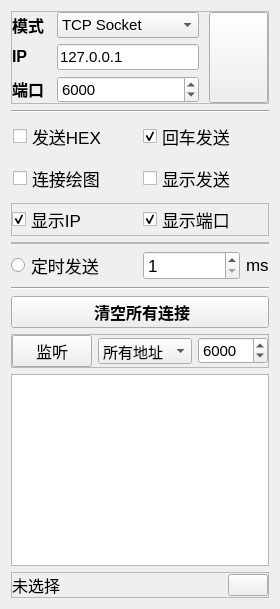
    <widget class="QWidget" name="widget" native="true">
     <layout class="QVBoxLayout" name="verticalLayout_2">
      <item>
       <widget class="QFrame" name="frame_10">
        <property name="frameShape">
         <enum>QFrame::StyledPanel</enum>
        </property>
        <property name="frameShadow">
         <enum>QFrame::Raised</enum>
        </property>
        <layout class="QGridLayout" name="gridLayout_4">
         <property name="leftMargin">
          <number>0</number>
         </property>
         <property name="topMargin">
          <number>0</number>
         </property>
         <property name="rightMargin">
          <number>0</number>
         </property>
         <property name="bottomMargin">
          <number>0</number>
         </property>
         <property name="horizontalSpacing">
          <number>5</number>
         </property>
         <item row="0" column="1">
          <spacer name="horizontalSpacer_16">
           <property name="orientation">
            <enum>Qt::Horizontal</enum>
           </property>
           <property name="sizeHint" stdset="0">
            <size>
             <width>8</width>
             <height>20</height>
            </size>
           </property>
          </spacer>
         </item>
         <item row="0" column="3">
          <spacer name="horizontalSpacer_4">
           <property name="orientation">
            <enum>Qt::Horizontal</enum>
           </property>
           <property name="sizeType">
            <enum>QSizePolicy::Fixed</enum>
           </property>
           <property name="sizeHint" stdset="0">
            <size>
             <width>5</width>
             <height>20</height>
            </size>
           </property>
          </spacer>
         </item>
         <item row="1" column="0">
          <widget class="QLabel" name="bpsLabel_4">
           <property name="sizePolicy">
            <sizepolicy hsizetype="Expanding" vsizetype="Fixed">
             <horstretch>0</horstretch>
             <verstretch>0</verstretch>
            </sizepolicy>
           </property>
           <property name="font">
            <font>
             <pointsize>12</pointsize>
             <italic>false</italic>
             <bold>true</bold>
             <underline>false</underline>
             <strikeout>false</strikeout>
            </font>
           </property>
           <property name="text">
            <string>IP</string>
           </property>
           <property name="buddy">
            <cstring>bpscomboBox</cstring>
           </property>
          </widget>
         </item>
         <item row="0" column="0">
          <widget class="QLabel" name="bpsLabel_3">
           <property name="sizePolicy">
            <sizepolicy hsizetype="Expanding" vsizetype="Fixed">
             <horstretch>0</horstretch>
             <verstretch>0</verstretch>
            </sizepolicy>
           </property>
           <property name="font">
            <font>
             <pointsize>12</pointsize>
             <italic>false</italic>
             <bold>true</bold>
             <underline>false</underline>
             <strikeout>false</strikeout>
            </font>
           </property>
           <property name="text">
            <string>模式</string>
           </property>
           <property name="buddy">
            <cstring>bpscomboBox</cstring>
           </property>
          </widget>
         </item>
         <item row="2" column="0">
          <widget class="QLabel" name="byteSizeLabel_2">
           <property name="sizePolicy">
            <sizepolicy hsizetype="Expanding" vsizetype="Fixed">
             <horstretch>0</horstretch>
             <verstretch>0</verstretch>
            </sizepolicy>
           </property>
           <property name="font">
            <font>
             <pointsize>12</pointsize>
             <italic>false</italic>
             <bold>true</bold>
             <underline>false</underline>
             <strikeout>false</strikeout>
            </font>
           </property>
           <property name="text">
            <string>端口</string>
           </property>
           <property name="buddy">
            <cstring>byteSizeComboBox</cstring>
           </property>
          </widget>
         </item>
         <item row="0" column="4" rowspan="3">
          <widget class="QPushButton" name="connectButton">
           <property name="sizePolicy">
            <sizepolicy hsizetype="Fixed" vsizetype="Preferred">
             <horstretch>10</horstretch>
             <verstretch>0</verstretch>
            </sizepolicy>
           </property>
           <property name="minimumSize">
            <size>
             <width>0</width>
             <height>27</height>
            </size>
           </property>
           <property name="font">
            <font>
             <pointsize>14</pointsize>
             <italic>false</italic>
             <bold>true</bold>
             <underline>false</underline>
             <strikeout>false</strikeout>
            </font>
           </property>
           <property name="toolTip">
            <string>默认连接CH340</string>
           </property>
           <property name="text">
            <string/>
           </property>
           <property name="icon">
            <iconset resource="icoPack.qrc">
             <normaloff>:/Mainico/ico/连接.ico</normaloff>:/Mainico/ico/连接.ico</iconset>
           </property>
           <property name="iconSize">
            <size>
             <width>30</width>
             <height>30</height>
            </size>
           </property>
           <property name="checkable">
            <bool>false</bool>
           </property>
           <property name="flat">
            <bool>false</bool>
           </property>
          </widget>
         </item>
         <item row="0" column="2">
          <widget class="QComboBox" name="modeComboBox">
           <property name="font">
            <font>
             <pointsize>11</pointsize>
             <italic>false</italic>
             <bold>false</bold>
             <underline>false</underline>
             <strikeout>false</strikeout>
            </font>
           </property>
           <item>
            <property name="text">
             <string>TCP Socket</string>
            </property>
           </item>
           <item>
            <property name="text">
             <string>UDP Socket</string>
            </property>
           </item>
          </widget>
         </item>
         <item row="1" column="2">
          <widget class="QLineEdit" name="IPEdit">
           <property name="font">
            <font>
             <pointsize>11</pointsize>
             <italic>false</italic>
             <bold>false</bold>
             <underline>false</underline>
             <strikeout>false</strikeout>
            </font>
           </property>
           <property name="text">
            <string>127.0.0.1</string>
           </property>
          </widget>
         </item>
         <item row="2" column="2">
          <widget class="QSpinBox" name="PortEdit">
           <property name="font">
            <font>
             <pointsize>11</pointsize>
             <italic>false</italic>
             <bold>false</bold>
             <underline>false</underline>
             <strikeout>false</strikeout>
            </font>
           </property>
           <property name="maximum">
            <number>65535</number>
           </property>
           <property name="value">
            <number>6000</number>
           </property>
          </widget>
         </item>
        </layout>
       </widget>
      </item>
      <item>
       <widget class="Line" name="line">
        <property name="orientation">
         <enum>Qt::Horizontal</enum>
        </property>
       </widget>
      </item>
      <item>
       <widget class="QFrame" name="frame_9">
        <property name="sizePolicy">
         <sizepolicy hsizetype="Preferred" vsizetype="Fixed">
          <horstretch>0</horstretch>
          <verstretch>0</verstretch>
         </sizepolicy>
        </property>
        <property name="minimumSize">
         <size>
          <width>0</width>
          <height>0</height>
         </size>
        </property>
        <layout class="QHBoxLayout" name="horizontalLayout_29">
         <property name="leftMargin">
          <number>2</number>
         </property>
         <property name="topMargin">
          <number>2</number>
         </property>
         <property name="rightMargin">
          <number>2</number>
         </property>
         <property name="bottomMargin">
          <number>3</number>
         </property>
         <item>
          <widget class="QCheckBox" name="sendHexCheckBox">
           <property name="sizePolicy">
            <sizepolicy hsizetype="Minimum" vsizetype="Fixed">
             <horstretch>0</horstretch>
             <verstretch>0</verstretch>
            </sizepolicy>
           </property>
           <property name="minimumSize">
            <size>
             <width>0</width>
             <height>0</height>
            </size>
           </property>
           <property name="font">
            <font>
             <pointsize>13</pointsize>
             <italic>false</italic>
             <bold>false</bold>
             <underline>false</underline>
             <strikeout>false</strikeout>
            </font>
           </property>
           <property name="toolTip">
            <string>发送十六进制数据</string>
           </property>
           <property name="text">
            <string>发送HEX</string>
           </property>
           <property name="icon">
            <iconset resource="icoPack.qrc">
             <normaloff>:/Mainico/ico/20200510-234010.ico</normaloff>:/Mainico/ico/20200510-234010.ico</iconset>
           </property>
           <property name="iconSize">
            <size>
             <width>18</width>
             <height>18</height>
            </size>
           </property>
          </widget>
         </item>
         <item>
          <widget class="QCheckBox" name="enterSendCheckBox">
           <property name="sizePolicy">
            <sizepolicy hsizetype="Minimum" vsizetype="Fixed">
             <horstretch>0</horstretch>
             <verstretch>0</verstretch>
            </sizepolicy>
           </property>
           <property name="minimumSize">
            <size>
             <width>0</width>
             <height>0</height>
            </size>
           </property>
           <property name="font">
            <font>
             <pointsize>13</pointsize>
             <italic>false</italic>
             <bold>false</bold>
             <underline>false</underline>
             <strikeout>false</strikeout>
            </font>
           </property>
           <property name="toolTip">
            <string>仅对单条发送有效</string>
           </property>
           <property name="text">
            <string>回车发送</string>
           </property>
           <property name="icon">
            <iconset resource="icoPack.qrc">
             <normaloff>:/Mainico/ico/20200510-234445.ico</normaloff>:/Mainico/ico/20200510-234445.ico</iconset>
           </property>
           <property name="iconSize">
            <size>
             <width>18</width>
             <height>18</height>
            </size>
           </property>
           <property name="checked">
            <bool>true</bool>
           </property>
          </widget>
         </item>
        </layout>
       </widget>
      </item>
      <item>
       <layout class="QHBoxLayout" name="horizontalLayout_13">
        <property name="leftMargin">
         <number>2</number>
        </property>
        <property name="topMargin">
         <number>2</number>
        </property>
        <property name="rightMargin">
         <number>2</number>
        </property>
        <property name="bottomMargin">
         <number>3</number>
        </property>
        <item>
         <widget class="QCheckBox" name="connectRraw">
          <property name="font">
           <font>
            <pointsize>13</pointsize>
            <italic>false</italic>
            <bold>false</bold>
            <underline>false</underline>
            <strikeout>false</strikeout>
           </font>
          </property>
          <property name="text">
           <string>连接绘图</string>
          </property>
          <property name="icon">
           <iconset resource="icoPack.qrc">
            <normaloff>:/Mainico/ico/20200511-103831.ico</normaloff>:/Mainico/ico/20200511-103831.ico</iconset>
          </property>
          <property name="iconSize">
           <size>
            <width>18</width>
            <height>18</height>
           </size>
          </property>
          <property name="checked">
           <bool>false</bool>
          </property>
         </widget>
        </item>
        <item>
         <widget class="QCheckBox" name="showSendMsgBox">
          <property name="sizePolicy">
           <sizepolicy hsizetype="Minimum" vsizetype="Fixed">
            <horstretch>0</horstretch>
            <verstretch>0</verstretch>
           </sizepolicy>
          </property>
          <property name="minimumSize">
           <size>
            <width>0</width>
            <height>0</height>
           </size>
          </property>
          <property name="font">
           <font>
            <pointsize>13</pointsize>
            <italic>false</italic>
            <bold>false</bold>
            <underline>false</underline>
            <strikeout>false</strikeout>
           </font>
          </property>
          <property name="toolTip">
           <string>仅对单条发送有效</string>
          </property>
          <property name="text">
           <string>显示发送</string>
          </property>
          <property name="icon">
           <iconset resource="icoPack.qrc">
            <normaloff>:/Mainico/ico/上一层.ico</normaloff>:/Mainico/ico/上一层.ico</iconset>
          </property>
          <property name="iconSize">
           <size>
            <width>18</width>
            <height>18</height>
           </size>
          </property>
         </widget>
        </item>
       </layout>
      </item>
      <item>
       <widget class="QFrame" name="frame_15">
        <property name="frameShape">
         <enum>QFrame::StyledPanel</enum>
        </property>
        <property name="frameShadow">
         <enum>QFrame::Raised</enum>
        </property>
        <layout class="QHBoxLayout" name="horizontalLayout_40">
         <property name="leftMargin">
          <number>0</number>
         </property>
         <property name="topMargin">
          <number>0</number>
         </property>
         <property name="rightMargin">
          <number>0</number>
         </property>
         <property name="bottomMargin">
          <number>0</number>
         </property>
         <item>
          <widget class="QCheckBox" name="showIPBox">
           <property name="font">
            <font>
             <pointsize>13</pointsize>
             <italic>false</italic>
             <bold>false</bold>
             <underline>false</underline>
             <strikeout>false</strikeout>
            </font>
           </property>
           <property name="text">
            <string>显示IP</string>
           </property>
           <property name="icon">
            <iconset resource="icoPack.qrc">
             <normaloff>:/Mainico/ico/设备.ico</normaloff>:/Mainico/ico/设备.ico</iconset>
           </property>
           <property name="iconSize">
            <size>
             <width>18</width>
             <height>18</height>
            </size>
           </property>
           <property name="checked">
            <bool>true</bool>
           </property>
          </widget>
         </item>
         <item>
          <widget class="QCheckBox" name="showPortBox">
           <property name="font">
            <font>
             <pointsize>13</pointsize>
             <italic>false</italic>
             <bold>false</bold>
             <underline>false</underline>
             <strikeout>false</strikeout>
            </font>
           </property>
           <property name="text">
            <string>显示端口</string>
           </property>
           <property name="icon">
            <iconset resource="icoPack.qrc">
             <normaloff>:/Mainico/ico/端口 (1).ico</normaloff>:/Mainico/ico/端口 (1).ico</iconset>
           </property>
           <property name="iconSize">
            <size>
             <width>18</width>
             <height>18</height>
            </size>
           </property>
           <property name="checked">
            <bool>true</bool>
           </property>
          </widget>
         </item>
        </layout>
       </widget>
      </item>
      <item>
       <widget class="QFrame" name="frame_16">
        <property name="frameShape">
         <enum>QFrame::StyledPanel</enum>
        </property>
        <property name="frameShadow">
         <enum>QFrame::Raised</enum>
        </property>
        <layout class="QHBoxLayout" name="horizontalLayout_41">
         <property name="leftMargin">
          <number>0</number>
         </property>
         <property name="topMargin">
          <number>0</number>
         </property>
         <property name="rightMargin">
          <number>0</number>
         </property>
         <property name="bottomMargin">
          <number>0</number>
         </property>
        </layout>
       </widget>
      </item>
      <item>
       <layout class="QHBoxLayout" name="horizontalLayout_32">
        <item>
         <widget class="QRadioButton" name="sendTimeRadioButton">
          <property name="sizePolicy">
           <sizepolicy hsizetype="Minimum" vsizetype="Fixed">
            <horstretch>0</horstretch>
            <verstretch>0</verstretch>
           </sizepolicy>
          </property>
          <property name="font">
           <font>
            <pointsize>13</pointsize>
            <italic>false</italic>
            <bold>false</bold>
            <underline>false</underline>
            <strikeout>false</strikeout>
           </font>
          </property>
          <property name="text">
           <string>定时发送</string>
          </property>
          <property name="icon">
           <iconset resource="icoPack.qrc">
            <normaloff>:/MainWin/ico/20200510-230202.ico</normaloff>:/MainWin/ico/20200510-230202.ico</iconset>
          </property>
          <property name="iconSize">
           <size>
            <width>18</width>
            <height>18</height>
           </size>
          </property>
         </widget>
        </item>
        <item>
         <layout class="QHBoxLayout" name="horizontalLayout_33">
          <item>
           <widget class="QSpinBox" name="sendTimeSpinBox">
            <property name="sizePolicy">
             <sizepolicy hsizetype="Preferred" vsizetype="Fixed">
              <horstretch>2</horstretch>
              <verstretch>0</verstretch>
             </sizepolicy>
            </property>
            <property name="minimumSize">
             <size>
              <width>0</width>
              <height>0</height>
             </size>
            </property>
            <property name="font">
             <font>
              <pointsize>13</pointsize>
              <italic>false</italic>
              <bold>false</bold>
              <underline>false</underline>
              <strikeout>false</strikeout>
             </font>
            </property>
            <property name="toolTip">
             <string>最大20000ms</string>
            </property>
            <property name="minimum">
             <number>1</number>
            </property>
            <property name="maximum">
             <number>20000</number>
            </property>
           </widget>
          </item>
          <item>
           <widget class="QLabel" name="sendTimeLabel_2">
            <property name="sizePolicy">
             <sizepolicy hsizetype="Minimum" vsizetype="Fixed">
              <horstretch>0</horstretch>
              <verstretch>0</verstretch>
             </sizepolicy>
            </property>
            <property name="font">
             <font>
              <pointsize>13</pointsize>
              <italic>false</italic>
              <bold>false</bold>
              <underline>false</underline>
              <strikeout>false</strikeout>
             </font>
            </property>
            <property name="text">
             <string>ms</string>
            </property>
           </widget>
          </item>
         </layout>
        </item>
       </layout>
      </item>
      <item>
       <widget class="Line" name="line_2">
        <property name="orientation">
         <enum>Qt::Horizontal</enum>
        </property>
       </widget>
      </item>
      <item>
       <widget class="QPushButton" name="pushButton">
        <property name="font">
         <font>
          <pointsize>12</pointsize>
          <italic>false</italic>
          <bold>true</bold>
          <underline>false</underline>
          <strikeout>false</strikeout>
         </font>
        </property>
        <property name="text">
         <string> 清空所有连接</string>
        </property>
        <property name="icon">
         <iconset resource="icoPack.qrc">
          <normaloff>:/Mainico/ico/20200510-221413.ico</normaloff>:/Mainico/ico/20200510-221413.ico</iconset>
        </property>
       </widget>
      </item>
      <item>
       <widget class="QFrame" name="frame_11">
        <property name="frameShape">
         <enum>QFrame::StyledPanel</enum>
        </property>
        <property name="frameShadow">
         <enum>QFrame::Raised</enum>
        </property>
        <layout class="QHBoxLayout" name="horizontalLayout_10">
         <property name="leftMargin">
          <number>0</number>
         </property>
         <property name="topMargin">
          <number>0</number>
         </property>
         <property name="rightMargin">
          <number>0</number>
         </property>
         <property name="bottomMargin">
          <number>0</number>
         </property>
         <item>
          <widget class="QPushButton" name="listenButton">
           <property name="sizePolicy">
            <sizepolicy hsizetype="Fixed" vsizetype="Fixed">
             <horstretch>0</horstretch>
             <verstretch>0</verstretch>
            </sizepolicy>
           </property>
           <property name="font">
            <font>
             <pointsize>12</pointsize>
             <italic>false</italic>
             <bold>false</bold>
             <underline>false</underline>
             <strikeout>false</strikeout>
            </font>
           </property>
           <property name="toolTip">
            <string>设置线程数</string>
           </property>
           <property name="text">
            <string>监听</string>
           </property>
           <property name="icon">
            <iconset resource="icoPack.qrc">
             <normaloff>:/Mainico/ico/未监听.ico</normaloff>:/Mainico/ico/未监听.ico</iconset>
           </property>
           <property name="checkable">
            <bool>true</bool>
           </property>
           <property name="checked">
            <bool>false</bool>
           </property>
          </widget>
         </item>
         <item>
          <widget class="QComboBox" name="serverIPBox">
           <property name="font">
            <font>
             <pointsize>11</pointsize>
             <italic>false</italic>
             <bold>false</bold>
             <underline>false</underline>
             <strikeout>false</strikeout>
            </font>
           </property>
           <property name="editable">
            <bool>false</bool>
           </property>
           <property name="frame">
            <bool>true</bool>
           </property>
           <item>
            <property name="text">
             <string>所有地址</string>
            </property>
           </item>
           <item>
            <property name="text">
             <string>本地地址</string>
            </property>
           </item>
           <item>
            <property name="text">
             <string>自定义</string>
            </property>
           </item>
          </widget>
         </item>
         <item>
          <widget class="QSpinBox" name="serverPortEdit">
           <property name="sizePolicy">
            <sizepolicy hsizetype="Fixed" vsizetype="Fixed">
             <horstretch>0</horstretch>
             <verstretch>0</verstretch>
            </sizepolicy>
           </property>
           <property name="font">
            <font>
             <pointsize>11</pointsize>
             <italic>false</italic>
             <bold>false</bold>
             <underline>false</underline>
             <strikeout>false</strikeout>
            </font>
           </property>
           <property name="maximum">
            <number>65535</number>
           </property>
           <property name="value">
            <number>6000</number>
           </property>
          </widget>
         </item>
        </layout>
       </widget>
      </item>
      <item>
       <widget class="QListWidget" name="connectListWidget">
        <property name="font">
         <font>
          <pointsize>12</pointsize>
          <italic>false</italic>
          <bold>false</bold>
          <underline>false</underline>
          <strikeout>false</strikeout>
         </font>
        </property>
       </widget>
      </item>
      <item>
       <widget class="QFrame" name="frame_13">
        <property name="frameShape">
         <enum>QFrame::StyledPanel</enum>
        </property>
        <property name="frameShadow">
         <enum>QFrame::Raised</enum>
        </property>
        <layout class="QHBoxLayout" name="horizontalLayout_31">
         <property name="leftMargin">
          <number>0</number>
         </property>
         <property name="topMargin">
          <number>0</number>
         </property>
         <property name="rightMargin">
          <number>0</number>
         </property>
         <property name="bottomMargin">
          <number>0</number>
         </property>
         <item>
          <widget class="QLabel" name="selectLabel">
           <property name="sizePolicy">
            <sizepolicy hsizetype="Fixed" vsizetype="Preferred">
             <horstretch>0</horstretch>
             <verstretch>0</verstretch>
            </sizepolicy>
           </property>
           <property name="maximumSize">
            <size>
             <width>16777215</width>
             <height>16777215</height>
            </size>
           </property>
           <property name="font">
            <font>
             <pointsize>12</pointsize>
             <italic>false</italic>
             <bold>false</bold>
             <underline>false</underline>
             <strikeout>false</strikeout>
            </font>
           </property>
           <property name="text">
            <string>未选择</string>
           </property>
          </widget>
         </item>
         <item>
          <spacer name="horizontalSpacer">
           <property name="orientation">
            <enum>Qt::Horizontal</enum>
           </property>
           <property name="sizeHint" stdset="0">
            <size>
             <width>0</width>
             <height>20</height>
            </size>
           </property>
          </spacer>
         </item>
         <item>
          <widget class="QPushButton" name="setThreadButton">
           <property name="toolTip">
            <string>设置线程数</string>
           </property>
           <property name="text">
            <string/>
           </property>
           <property name="icon">
            <iconset resource="icoPack.qrc">
             <normaloff>:/Mainico/ico/线程程数.ico</normaloff>:/Mainico/ico/线程程数.ico</iconset>
           </property>
          </widget>
         </item>
        </layout>
       </widget>
      </item>
     </layout>
    </widget>
